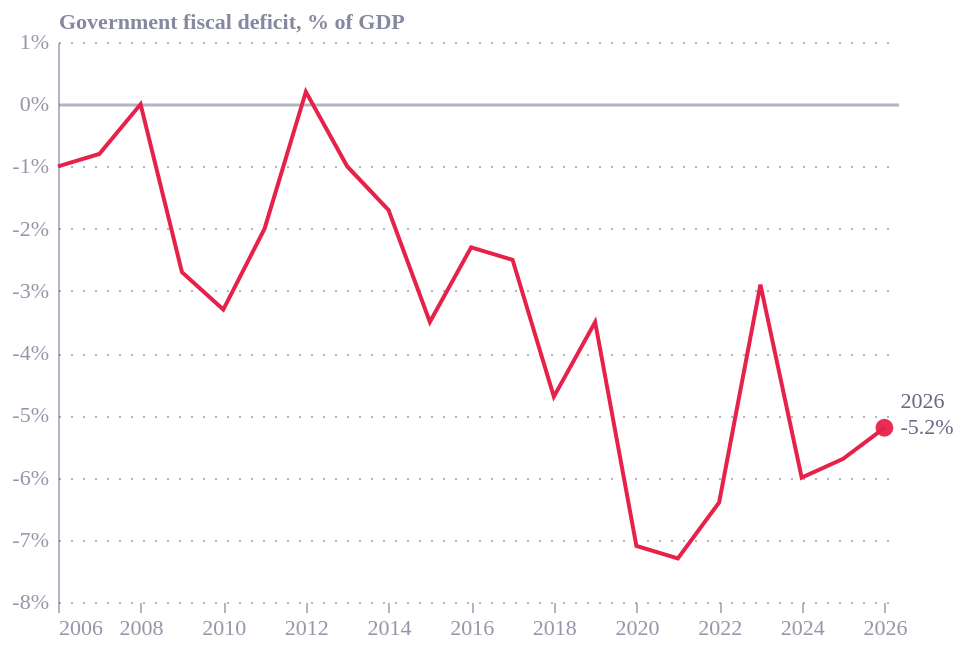

Specify this chart in Vega-Lite:
### Vega-Lite specification from a JSON file in a GitHub repository (floating-point values rounded to 4 significant figures)
{"config": {"font": "Circular Std", "text": {"color": "#676A86", "align": "left", "baseline": "middle", "dx": 7, "dy": 0, "fontSize": 11}, "view": {"stroke": null, "continuousWidth": 400, "continuousHeight": 300, "discreteWidth": 400, "discreteHeight": 300}, "range": {"category": ["#36B7B4", "#E6224B", "#F4C245", "#0063AF", "#00A767", "#179FDB", "#EB5C2E"], "diverging": ["#E6224B", "#E54753", "#C9C9C9", "#179FDB", "#122B39"], "heatmap": ["#C9C9C9", "#179FDB", "#0063AF", "#122B39"], "ordinal": ["#00A767", "#36B7B4", "#179FDB", "#0063AF", "#243B5A"]}, "bar": {"color": "#179fdb"}, "line": {"color": "#e6224b"}, "rule": {"color": "#676A86"}, "area": {"opacity": 0.3}, "point": {"filled": true, "size": 80, "color": "#e6224b", "opacity": 0.95}, "geoshape": {"stroke": "white", "strokeWidth": 0.3}, "rect": {"fill": "#d6d4d4", "opacity": 0.3}, "axis": {"labelColor": "#676A86", "labelFontSize": 11, "labelFont": "Circular Std", "labelOpacity": 0.7, "tickColor": "#676A86", "tickOpacity": 0.5, "domainColor": "#676A86", "domainOpacity": 0.5, "gridColor": "#676A86", "gridDash": [2, 2], "gridOpacity": 0.5, "title": null, "titleColor": "#676A86", "titleOpacity": 0.8, "tickSize": 4}, "axisXDiscrete": {"grid": false, "labelAngle": 0, "tickCount": 10, "tickOpacity": 0.5, "title": null}, "axisYDiscrete": {"ticks": false, "labelPadding": 5}, "axisXTemporal": {"grid": false, "ticks": true}, "axisXQuantitative": {"grid": true}, "axisYQuantitative": {"gridColor": "#676A86", "gridDash": [1, 5], "gridOpacity": 0.5, "ticks": false, "labelPadding": 5, "tickCount": 8, "titleAngle": 0, "titleAlign": "left", "titleBaseline": "bottom", "titleX": 0, "titleY": -5}, "title": {"color": "#676A86E6", "subtitleColor": "#676A86", "font": "Circular Std", "subtitleFont": "Circular Std", "anchor": "start", "fontSize": 14, "subtitleFontSize": 12, "subtitlePadding": 4, "offset": 0, "frame": "group"}, "legend": {"titleColor": "#122b39", "title": null, "labelColor": "#122b39", "labelFontSize": 11}}, "layer": [{"mark": {"type": "line"}, "encoding": {"x": {"axis": {"domain": false, "tickSize": 5}, "field": "Date", "scale": {"domain": ["2006-01-01", "2026-05-01"]}, "type": "temporal"}, "y": {"axis": {"gridDash": {"expr": "datum.value == 0 ? [1,0] : [1,5]"}, "gridWidth": {"expr": "datum.value == 0 ? 1.4 : 1"}, "labelExpr": "datum.value + '%'"}, "field": "Deficit", "title": "Government fiscal deficit, % of GDP", "type": "quantitative"}}}, {"mark": {"type": "text", "dx": 8, "dy": -13}, "encoding": {"text": {"aggregate": {"argmax": "Date"}, "field": "label", "type": "nominal"}, "x": {"aggregate": "max", "field": "Date", "type": "temporal"}, "y": {"aggregate": {"argmax": "Date"}, "field": "Deficit", "type": "quantitative"}}, "transform": [{"calculate": "[year(datum.Date), datum.Deficit + '%']", "as": "label"}]}, {"mark": {"type": "point"}, "encoding": {"x": {"aggregate": "max", "field": "Date", "type": "temporal"}, "y": {"aggregate": {"argmax": "Date"}, "field": "Deficit", "type": "quantitative"}}}], "data": {"name": "data-f77dd8f3cd169c46870d40dbecc8b08b"}, "$schema": "https://vega.github.io/schema/vega-lite/v6.4.1.json", "datasets": {"data-f77dd8f3cd169c46870d40dbecc8b08b": [{"Date": "2006-01-01", "Deficit": -1.0}, {"Date": "2007-01-01", "Deficit": -0.8}, {"Date": "2008-01-01", "Deficit": 0.0}, {"Date": "2009-01-01", "Deficit": -2.7}, {"Date": "2010-01-01", "Deficit": -3.3}, {"Date": "2011-01-01", "Deficit": -2.0}, {"Date": "2012-01-01", "Deficit": 0.2}, {"Date": "2013-01-01", "Deficit": -1.0}, {"Date": "2014-01-01", "Deficit": -1.7}, {"Date": "2015-01-01", "Deficit": -3.5}, {"Date": "2016-01-01", "Deficit": -2.3}, {"Date": "2017-01-01", "Deficit": -2.5}, {"Date": "2018-01-01", "Deficit": -4.7}, {"Date": "2019-01-01", "Deficit": -3.5}, {"Date": "2020-01-01", "Deficit": -7.1}, {"Date": "2021-01-01", "Deficit": -7.3}, {"Date": "2022-01-01", "Deficit": -6.4}, {"Date": "2023-01-01", "Deficit": -2.9}, {"Date": "2024-01-01", "Deficit": -6.0}, {"Date": "2025-01-01", "Deficit": -5.7}, {"Date": "2026-01-01", "Deficit": -5.2}]}, "width": 420, "height": 280}
